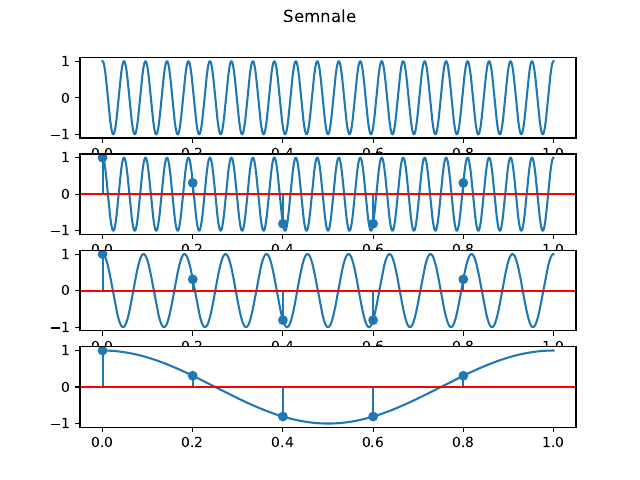

Source code (Python):
import numpy as np
import matplotlib.pyplot as plt
import math

fig,axs=plt.subplots(4)
fig.suptitle("Semnale")

    
def cos(t,f):
    return np.cos(2*np.pi*f*t)
time=np.arange(0,1,1/10000)
time1=np.linspace(0,1,6)[:-1]
axs[0].plot(time,cos(time,21))
axs[1].plot(time,cos(time,21))
axs[1].stem(time1,cos(time1,21))
axs[1].axhline(0,color='r')

axs[2].plot(time,cos(time,11))
axs[2].stem(time1,cos(time1,11))
axs[2].axhline(0,color='r')

axs[3].plot(time,cos(time,1))
axs[3].stem(time1,cos(time1,1))
axs[3].axhline(0,color='r')

fig.show()
plt.savefig('lab4/ex2.pdf')
plt.show()

